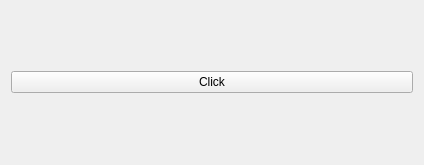
<?xml version="1.0" encoding="UTF-8"?>
<ui version="4.0">
 <class>Widget</class>
 <widget class="QWidget" name="Widget">
  <property name="geometry">
   <rect>
    <x>0</x>
    <y>0</y>
    <width>424</width>
    <height>165</height>
   </rect>
  </property>
  <property name="windowTitle">
   <string>Widget</string>
  </property>
  <layout class="QHBoxLayout" name="horizontalLayout">
   <item>
    <widget class="QPushButton" name="myButton">
     <property name="text">
      <string>Click</string>
     </property>
    </widget>
   </item>
  </layout>
 </widget>
 <resources/>
 <connections/>
</ui>
